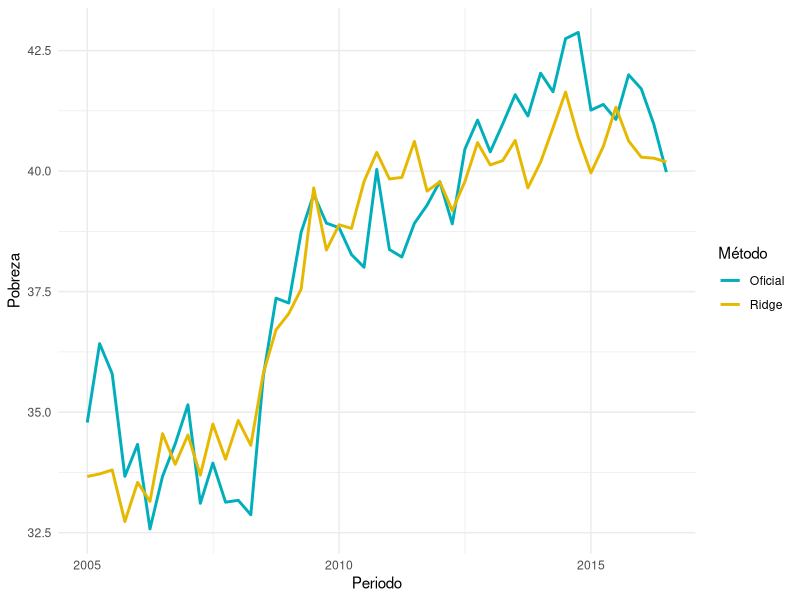

The R source for this figure:
#PRIMER LABORATORIO(INTRODUCCIÓN RSTUDIO)

#Instalando paquetes(quitar el numeral para instalar dplyr en la linea 2)
# install.packages("dplyr")
# Determinamos nuestro directorio de trabajo
setwd("C:/Users/52556/Desktop/Lab Intro")
#Cargar librerias
library("ggplot2")
library(readr)
library(dplyr)
library(tidyr)
library(ggplot2)
library(scales)
library(quantmod)
#recordar que deben instalar knitr
library(knitr)

#Cargamos base de datos
TLPR <- read.csv(file = 'predictionridge.csv')

#generamos un valor, en este caso la fecha
date <- seq(as.Date("2005/1/1"), as.Date("2016/9/30"), by = "quarter")

#Creamos base de datos
ridge<-cbind(TLPR, date)
df <- ridge %>%
  select(date, Oficial, Ridge) %>%
  gather(key = "Método", value = "value", -date)

Ridger <- ggplot(df, aes(x = date, y = value)) +
  scale_color_manual(values = c("#00AFBB", "#E7B800")) +
  geom_line(aes(color = Método), size = 1) +
  theme_minimal() +
  xlab('Periodo') +
  ylab('Pobreza')

#Ploteamos los datos
plot(Ridger)